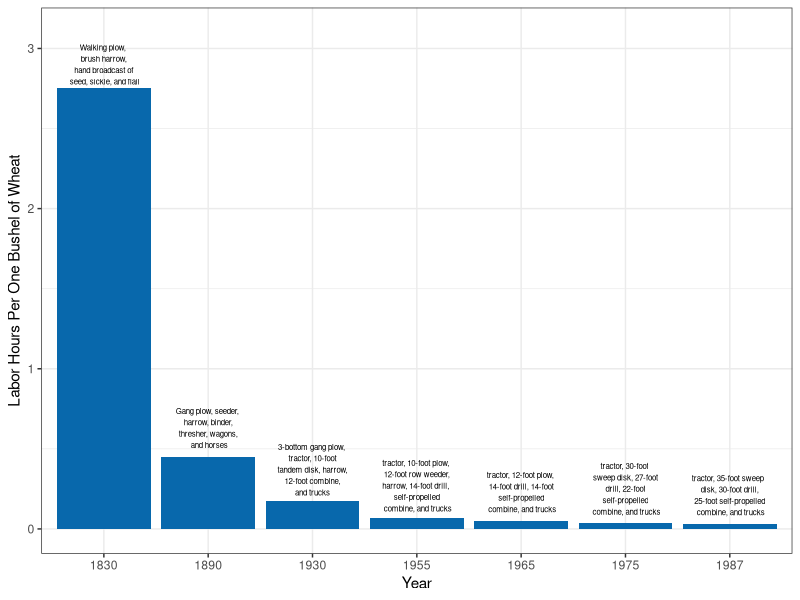
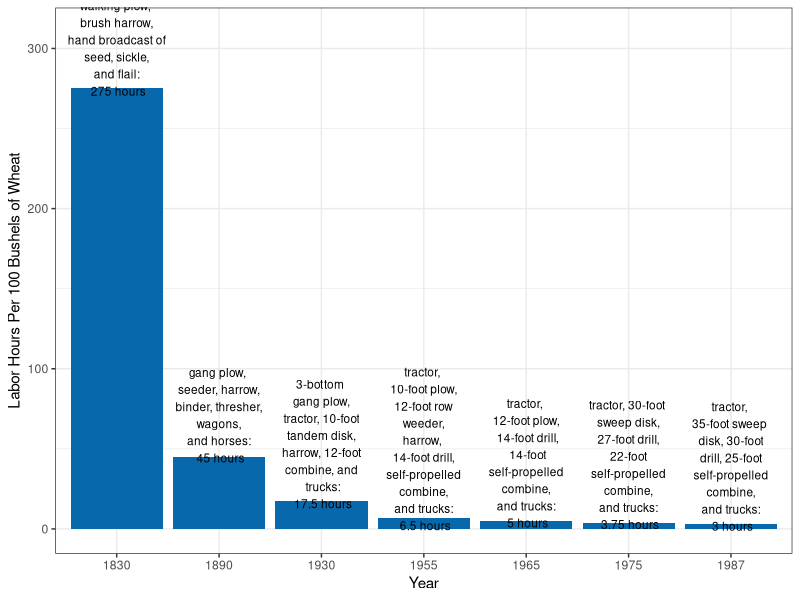
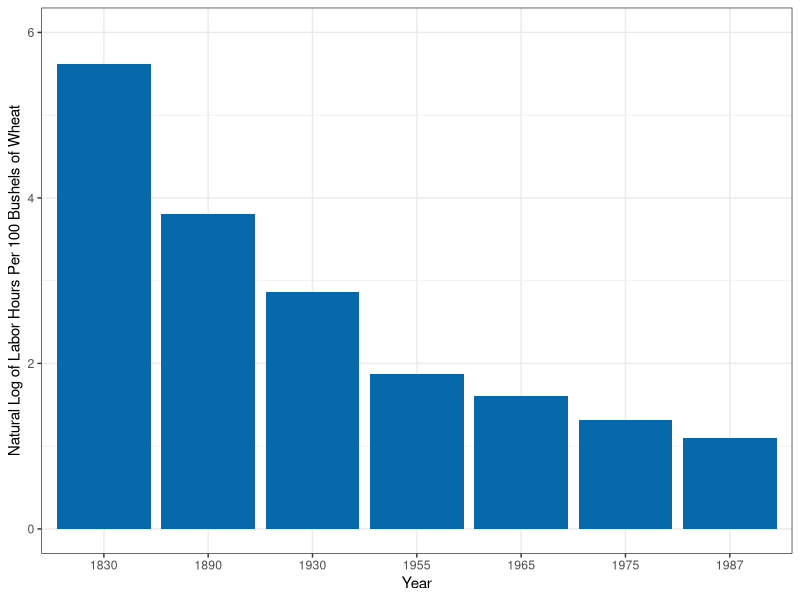
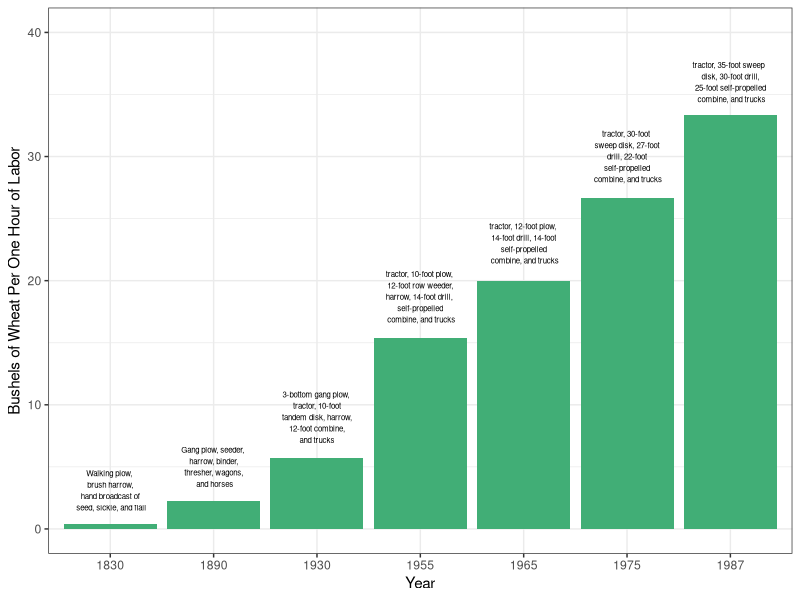

Source code (R) for these figures, in order:
#Graph Designer: Bridget Diana + Scott Cohn + Simon Halliday
#Authors: Bowles and Halliday
#Title: Coordination, Conflict and Competition: A Text in Microeconomics


require(shape)
library(tidyverse)
library(lubridate)
# ----
#Set parameters for graphics
axislabelsize <- 1.5
labelsize <- 1.2
graphlinewidth <- 2
segmentlinewidth <- 1.5

COL <- c("#7fc97f", "#beaed4", "#fdc086", "#ffff99", "#386cb0", "#f0027f", "#bf5b17", "#666666")
COLA <- c("#e0f3db", "#99d8c9","#66c2a4","#41ae76", "#238b45", "#005824")
COLB <- c("#c6dbef", "#4eb3d3", "#2b8cbe", "#0868ac","#084081")
COLC <- c("#fcfbfd", "#efedf5", "#dadaeb", "#bcbddc", "#9e9ac8", "#807dba", "#6a51a3", "#54278f", "#3f007d")

#----
# pull in data
# ----
library(readr)
library(tidyverse)

ag_data <- read_csv("specprodexch/ag_data.csv")

ag_data$lnHoursPerBushel <- log(ag_data$HoursPerBushel)
ag_data$lnBushelsPerHourLabor <- log(ag_data$BushelsPerHourLabor)
ag_data$lnHoursPer100Bushels <- log(ag_data$HoursPer100Bushels)

# ag_data <- 
#   ag_data %>% 
  

# graph
# ----

pdf(file = "hours_per_bushel.pdf", width = 7, height = 7)

ggplot(data = ag_data, mapping = aes(x = as.factor(Year), y = HoursPerBushel)) +  labs(x = "Year", y = "Labor Hours Per One Bushel of Wheat") + geom_bar(stat = "identity", fill = COLB[4]) + annotate("text", x = c(1,2, 3, 4, 5, 6, 7), y = c(2.9, 0.63, 0.37, 0.27, 0.23, 0.25, 0.21), label = c("Walking plow, \n brush harrow, \n hand broadcast of \n seed, sickle, and flail", "Gang plow, seeder, \n harrow, binder, \n thresher, wagons, \n and horses", "3-bottom gang plow, \n tractor, 10-foot \n tandem disk, harrow, \n 12-foot combine, \nand trucks", "tractor, 10-foot plow, \n 12-foot row weeder, \nharrow, 14-foot drill, \n self-propelled \n combine, and trucks", "tractor, 12-foot plow, \n 14-foot drill, 14-foot \n self-propelled \n combine, and trucks", "tractor, 30-foot \n sweep disk, 27-foot \n drill, 22-foot \n self-propelled \n combine, and trucks", "tractor, 35-foot sweep  \n disk, 30-foot drill, \n 25-foot self-propelled \n combine, and trucks") , color="black", size=2) +theme_bw() + ylim(0,3.1)

dev.off()

pdf(file = "hours_per_100bushel.pdf", width = 7, height = 7)

ggplot(data = ag_data, 
       mapping = aes(x = as.factor(Year), y = HoursPer100Bushels)) +  
  labs(x = "Year", y = "Labor Hours Per 100 Bushels of Wheat") + 
  geom_bar(stat = "identity", fill = COLB[4]) + 
  annotate("text", 
           x = c(1,2, 3, 4, 5, 6, 7), 
           y = c(300, 71, 53, 50, 41, 40, 39), 
           label = c("walking plow, \n brush harrow, \n hand broadcast of \n seed, sickle, \n and flail: \n 275 hours", 
                     "gang plow, \n seeder, harrow, \n binder, thresher, \n wagons, \n and horses: \n 45 hours", 
                     "3-bottom \n gang plow, \n tractor, 10-foot \n tandem disk, \n harrow, 12-foot \n combine, and \n trucks:\n 17.5 hours", 
                     "tractor, \n 10-foot plow, \n 12-foot row \n weeder, \nharrow, \n 14-foot drill, \n self-propelled \n combine, \n and trucks: \n 6.5 hours", 
                     "tractor, \n 12-foot plow, \n 14-foot drill,\n  14-foot \n self-propelled \n combine, \n and trucks: \n 5 hours", 
                     "tractor, 30-foot \n sweep disk, \n 27-foot drill, \n 22-foot \n self-propelled \n combine, \n and trucks: \n 3.75 hours", 
                     "tractor, \n 35-foot sweep  \n disk, 30-foot \n drill, 25-foot \n self-propelled \n combine, \n and trucks: \n 3 hours") , 
           color="black", size= 3) + 
  theme_bw() + 
  ylim(0,310)

dev.off()


pdf(file = "specprodexch/loghours_per_100bushel.pdf", width = 7, height = 7)

ggplot(data = ag_data, 
       mapping = aes(x = as.factor(Year), y = lnHoursPer100Bushels)) +  
  labs(x = "Year", y = "Natural Log of Labor Hours Per 100 Bushels of Wheat") + 
  geom_bar(stat = "identity", fill = COLB[4]) + 
  # annotate("text", 
  #          x = c(1, 2, 3, 4, 5, 6, 7), 
  #          y = c(300, 71, 53, 50, 41, 40, 39), 
  #          label = c("walking plow, \n brush harrow, \n hand broadcast of \n seed, sickle, \n and flail: \n 275 hours", 
  #                    "gang plow, \n seeder, harrow, \n binder, thresher, \n wagons, \n and horses: \n 45 hours", 
  #                    "3-bottom \n gang plow, \n tractor, 10-foot \n tandem disk, \n harrow, 12-foot \n combine, and \n trucks:\n 17.5 hours", 
  #                    "tractor, \n 10-foot plow, \n 12-foot row \n weeder, \nharrow, \n 14-foot drill, \n self-propelled \n combine, \n and trucks: \n 6.5 hours", 
  #                    "tractor, \n 12-foot plow, \n 14-foot drill,\n  14-foot \n self-propelled \n combine, \n and trucks: \n 5 hours", 
  #                    "tractor, 30-foot \n sweep disk, \n 27-foot drill, \n 22-foot \n self-propelled \n combine, \n and trucks: \n 3.75 hours", 
  #                    "tractor, \n 35-foot sweep  \n disk, 30-foot \n drill, 25-foot \n self-propelled \n combine, \n and trucks: \n 3 hours") , 
  #          color="black", size= 3) + 
  theme_bw() + 
  ylim(0, 6)

dev.off()




pdf(file = "bushels_per_hour.pdf", width = 7, height = 7)

ggplot(data = ag_data, 
       mapping = aes(x = as.factor(Year), y = BushelsPerHourLabor)) + 
  labs(x = "Year", y = "Bushels of Wheat Per One Hour of Labor") + 
  geom_bar(stat = "identity", fill = COLA[4]) + 
  annotate("text", x = c(1,2, 3, 4, 5, 6, 7), y = c(3.1,5, 9, 18.7, 23, 30, 36), label = c("Walking plow, \n brush harrow, \n hand broadcast of \n seed, sickle, and flail", "Gang plow, seeder, \n harrow, binder, \n thresher, wagons, \n and horses", "3-bottom gang plow, \n tractor, 10-foot \n tandem disk, harrow, \n 12-foot combine, \nand trucks", "tractor, 10-foot plow, \n 12-foot row weeder, \nharrow, 14-foot drill, \n self-propelled \n combine, and trucks", "tractor, 12-foot plow, \n 14-foot drill, 14-foot \n self-propelled \n combine, and trucks", "tractor, 30-foot \n sweep disk, 27-foot \n drill, 22-foot \n self-propelled \n combine, and trucks", "tractor, 35-foot sweep  \n disk, 30-foot drill, \n 25-foot self-propelled \n combine, and trucks") , color="black", size=2) +theme_bw() + ylim(0,40)
#+ annotate("segment", x = c(1,2,3,4), xend = c(1,2,3,4), y = c(4,7,10,18.5) , yend = c(1,3,6,15.5), colour = "black", size=0.4, alpha=1, arrow=arrow()) 

dev.off()
